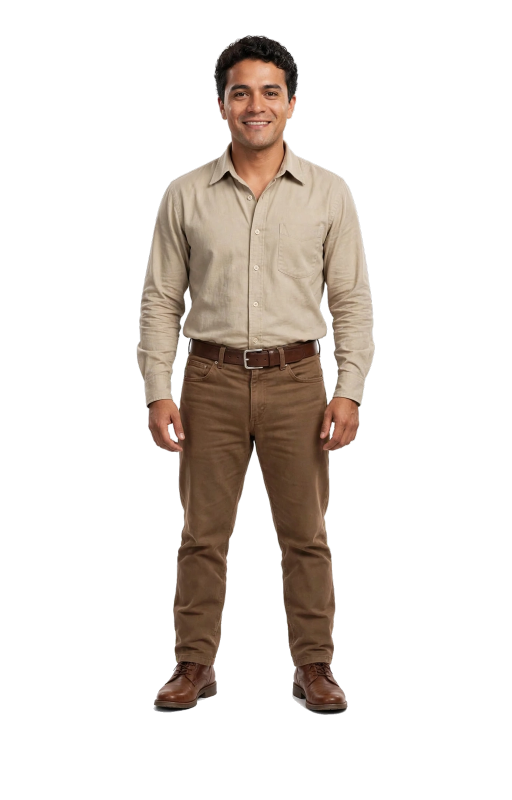
#> input picture assets/heroes/source/carlos_front.png, 1024 x 1600 px, given in place of castaneda_side.png, which was not available (shown at 1/2 size)
$ python prepare_castaneda.py
#> lines starting #> are read from the running program, lines starting #| are printed output that depends on the picture; after the words box and inside, x2 and y2 are one past the last pixel; in counts of white or black regions, pixels touching at a corner belong together; pictures that were not available may be replaced by others from this repository, and a replacement may not be noted
"""Готовит спрайты Кастанеды из исходных фото с прозрачным фоном.

Запуск: python3 tools/prepare_castaneda.py   (нужны pillow, numpy, scipy)
Исходники: assets/heroes/source/castaneda_front.png, castaneda_side.png, castaneda_guard.png, castaneda_attack.png
Результат: assets/heroes/castaneda_body.png (анфас), castaneda_side.png (профиль),\n           castaneda_guard.png (защитная стойка), castaneda_attack.png (выпад)

Фото вырезаны с пурпурного фона, и по краю остаётся розовый отлив.
Убираем его в полосе у края: если и красный, и синий каналы выше зелёного
(признак пурпурного), опускаем их к зелёному. Кожа, рубашка и брюки не страдают —
у них синий канал ниже зелёного.
"""
import os
import numpy as np
from PIL import Image
from scipy import ndimage

ROOT = os.path.join(os.path.dirname(os.path.abspath(__file__)), '..')
SRC = os.path.join(ROOT, 'assets', 'heroes', 'source')
OUT = os.path.join(ROOT, 'assets', 'heroes')
HEIGHT = 1600   # хватает с запасом для экранов высокой чёткости

def despill(im, band=6):
#> called with band = 6
    a = np.asarray(im).astype(np.float32)
    rgb, al = a[..., :3], a[..., 3]
    solid = al >= 250
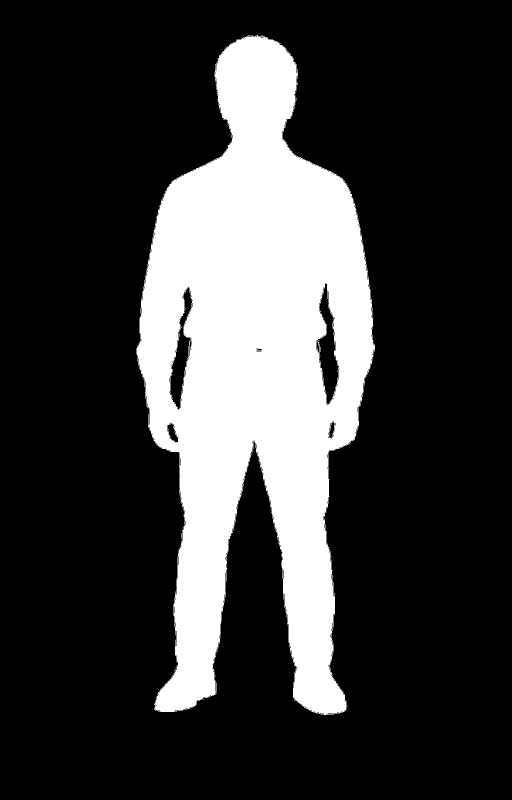
#> solid: shape (1600, 1024) bool (shown at 1/2 size); 22.7% white; 40 white regions (38 under 20 px), largest, box (x1, y1, x2, y2) and area: (273, 70, 750, 1430) 371518, (358, 953, 359, 976) 23
    near_edge = ~ndimage.binary_erosion(solid, iterations=band) & (al > 0)
#> near_edge: shape (1600, 1024) bool; 2.8% white; 6 white regions, box (x1, y1, x2, y2) and area: (273, 70, 750, 1430) 35668, (333, 567, 391, 825) 4456, (626, 561, 685, 817) 4347, (328, 839, 363, 892) 831, (651, 837, 677, 883) 715, (507, 691, 530, 709) 292
    r, g, b = rgb[..., 0], rgb[..., 1], rgb[..., 2]
    spill = np.clip(np.minimum(r, b) - g, 0, None) * near_edge
    rgb[..., 0] -= spill
    rgb[..., 2] -= spill
    # почти прозрачная «пыль» по краю — убираем совсем
    al[al < 12] = 0
#> al: shape (1600, 1024) float32; min 0, max 255, mean 58.7
    return Image.fromarray(np.dstack([np.clip(rgb, 0, 255), al]).astype(np.uint8), 'RGBA')

# Масштаб единый для всех поз: рост в профиль = HEIGHT, остальные позы — в том же масштабе,
# чтобы при смене стойки Карлос не «прыгал» в размерах.
def load(name):
    im = despill(Image.open(os.path.join(SRC, name + '.png')).convert('RGBA'))
    return im.crop(im.getchannel('A').getbbox())
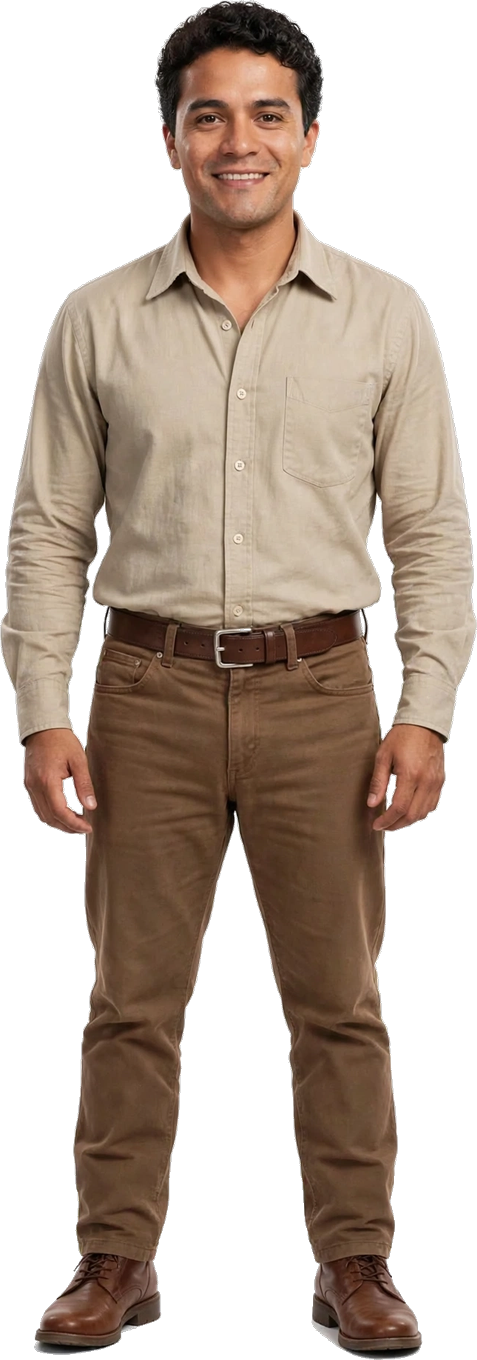
#> returned value: PIL image 477x1360 RGBA; mean R, G, B, A 82.8, 67.8, 56.3, 148.3; transparent parts drawn white

side = load('castaneda_side')
k = HEIGHT / side.height
#> k = 1.18
for src, dst, scale in [('castaneda_front', 'castaneda_body', None), ('castaneda_side', 'castaneda_side', k),
                        ('castaneda_guard', 'castaneda_guard', k), ('castaneda_attack', 'castaneda_attack', k)]:
    im = load(src)
#> call 2 of load, with name = 'castaneda_front'
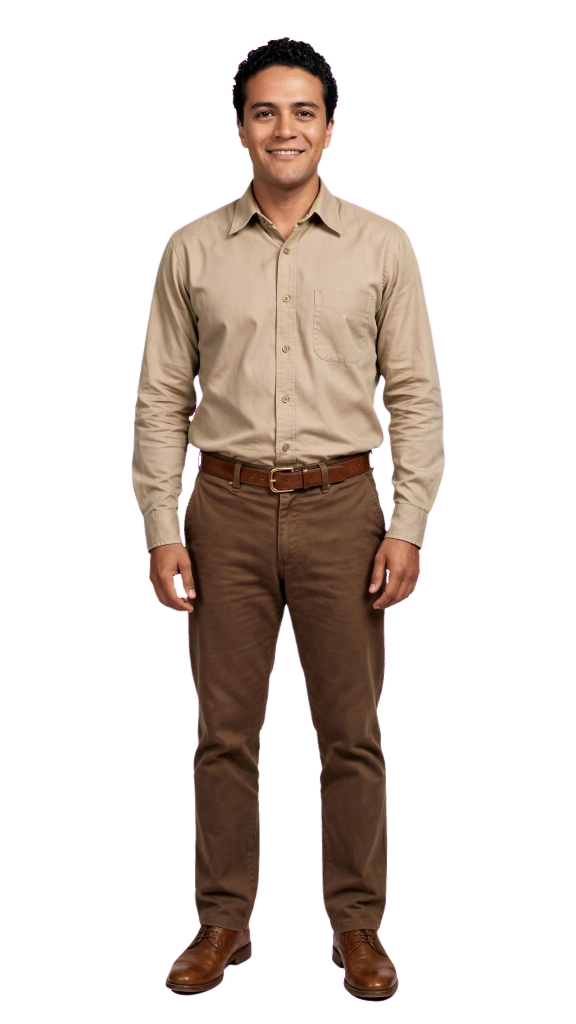
#> input picture assets/heroes/source/castaneda_front.png, 1152 x 2048 px (shown at 1/2 size)
#> call 2 of despill, with band = 6
#> in despill (call 2), `rgb, al = a[..., :3], a[..., 3]`:
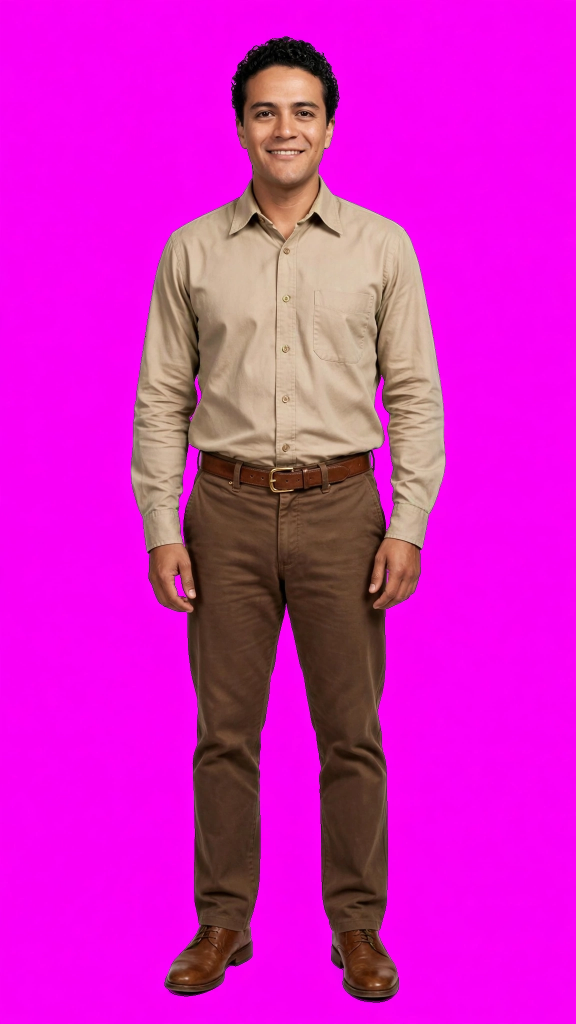
#> rgb: shape (2048, 1152, 3) float32 (shown at 1/2 size); mean R, G, B 217.2, 31.4, 200.7
#> in despill (call 2), `solid = al >= 250`: solid: shape (2048, 1152) bool; 28.8% white; 1 white region, box (x1, y1, x2, y2) and area: (266, 77, 887, 2001) 680524
#> in despill (call 2), `near_edge = ~ndimage.binary_erosion(solid, iterations=band) & (al > 0)`: near_edge: shape (2048, 1152) bool; 3.3% white; 7 white regions (1 under 20 px), largest, box (x1, y1, x2, y2) and area: (261, 72, 892, 2006) 61869, (730, 743, 798, 1069) 6773, (346, 879, 409, 1100) 4507, (370, 744, 413, 850) 1927, (339, 1140, 383, 1204) 1327, (765, 1132, 787, 1173) 515
#> in despill (call 2), `r, g, b = rgb[..., 0], rgb[..., 1], rgb[..., 2]`:
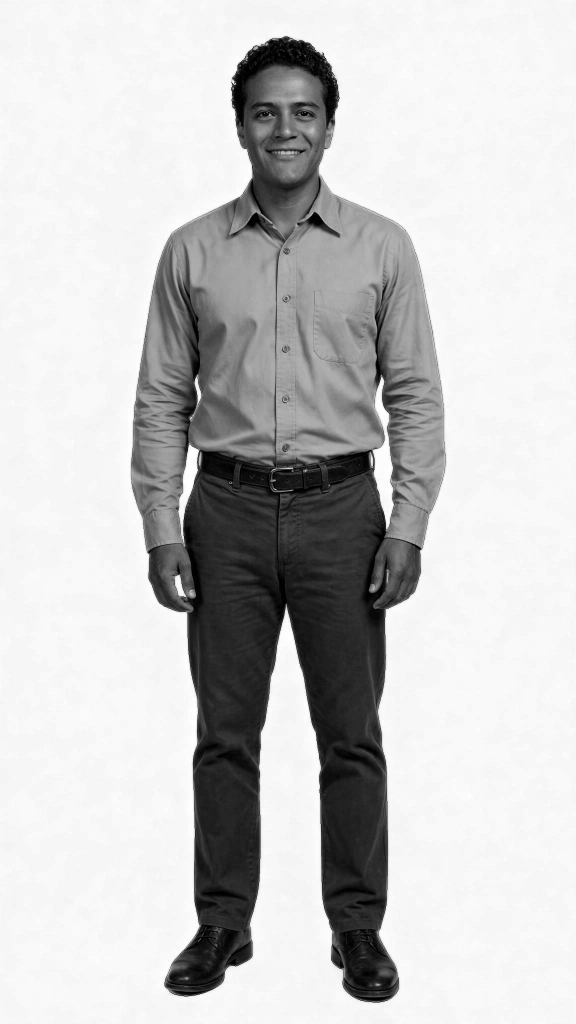
#> b: shape (2048, 1152) float32 (shown at 1/2 size); min 0, max 255, mean 197.9
#> in despill (call 2), `spill = np.clip(np.minimum(r, b) - g, 0, None) * near_edge`:
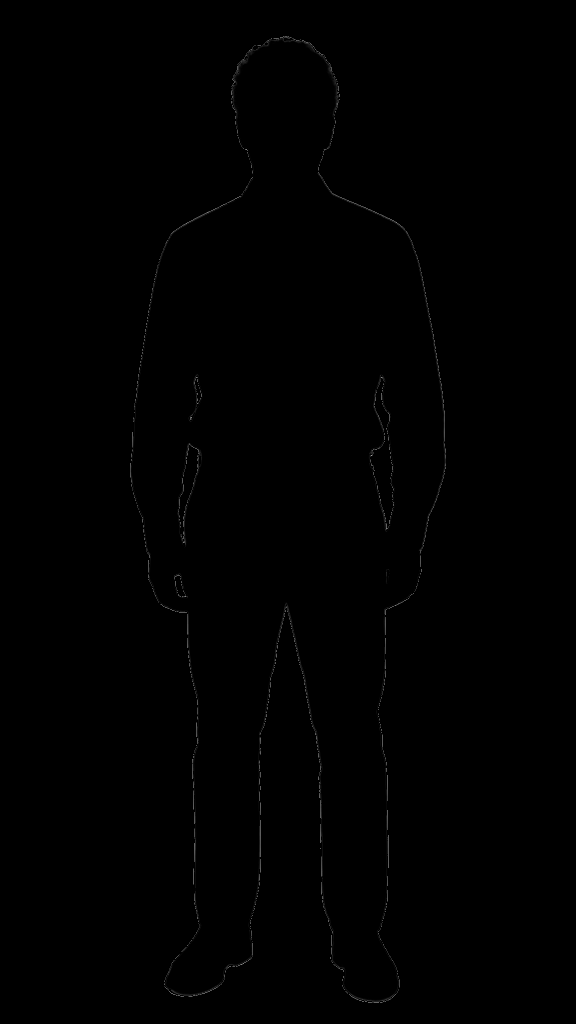
#> spill: shape (2048, 1152) float32 (shown at 1/2 size); min 0, max 204, mean 0.5
#> in despill (call 2), `al[al < 12] = 0`: al: shape (2048, 1152) float32; min 0, max 255, mean 75.2
#> in load (call 2), `return im.crop(im.getchannel('A').getbbox())`:
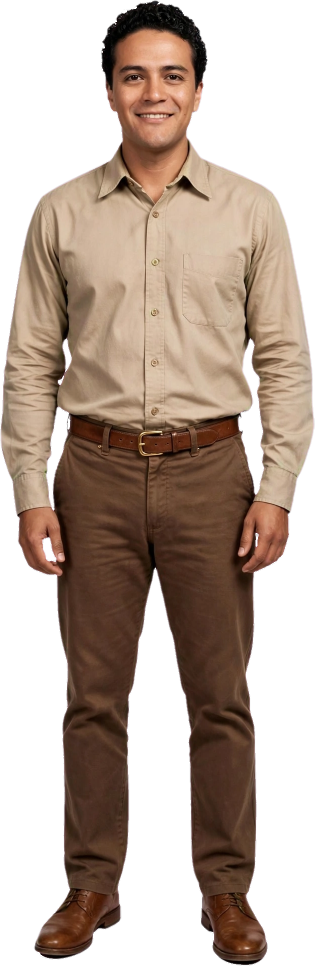
#> returned value: PIL image 629x1932 RGBA (shown at 1/2 size); mean R, G, B, A 180.4, 60.9, 150.4, 145.9; transparent parts drawn white
    f = scale if scale else HEIGHT / im.height
#> f = 0.828
    im = im.convert('RGBa').resize((round(im.width * f), round(im.height * f)), Image.LANCZOS).convert('RGBA')
    im.save(os.path.join(OUT, dst + '.png'), optimize=True)
    print(dst, im.size)
#| castaneda_body (521, 1600)
#> pass 3 of the loop `for src, dst, scale in [('castaneda_front', 'castaneda_body', None), (..`:
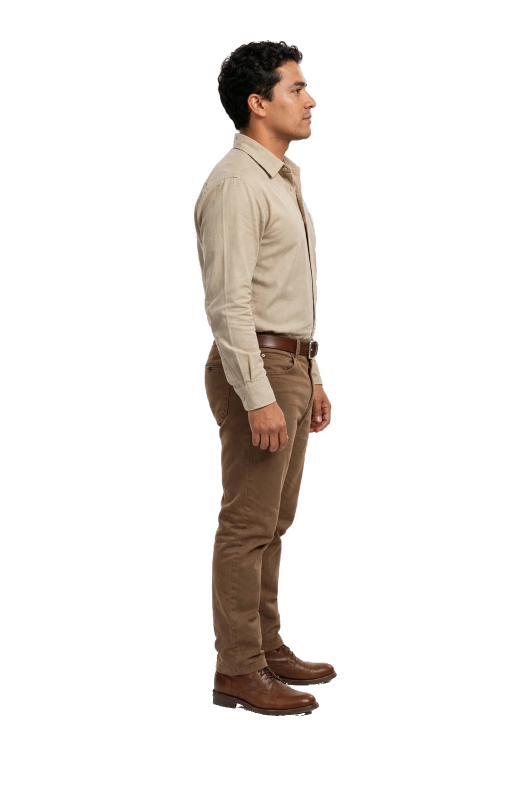
#> input picture assets/heroes/source/carlos_side.png, 1024 x 1600 px, given in place of castaneda_guard.png, which was not available (shown at 1/2 size)
#> a: shape (1600, 1024, 4) float32
#> solid: shape (1600, 1024) bool; 14.7% white; 152 white regions (149 under 20 px), largest, box (x1, y1, x2, y2) and area: (389, 80, 674, 1432) 240143, (424, 1139, 425, 1195) 56, (555, 1166, 556, 1187) 21
#> in despill (call 4), `near_edge = ~ndimage.binary_erosion(solid, iterations=band) & (al > 0)`:
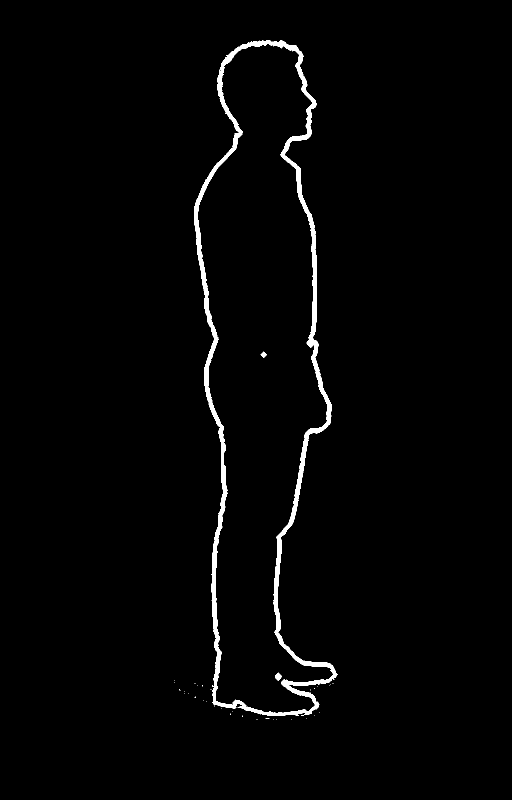
#> near_edge: shape (1600, 1024) bool (shown at 1/2 size); 1.7% white; 47 white regions (44 under 20 px), largest, box (x1, y1, x2, y2) and area: (388, 80, 674, 1432) 27390, (550, 1345, 563, 1362) 134, (521, 703, 534, 716) 84
#> r: shape (1600, 1024) float32
#> g: shape (1600, 1024) float32
#> b: shape (1600, 1024) float32
#> spill: shape (1600, 1024) float32
#> in load (call 4), `return im.crop(im.getchannel('A').getbbox())`:
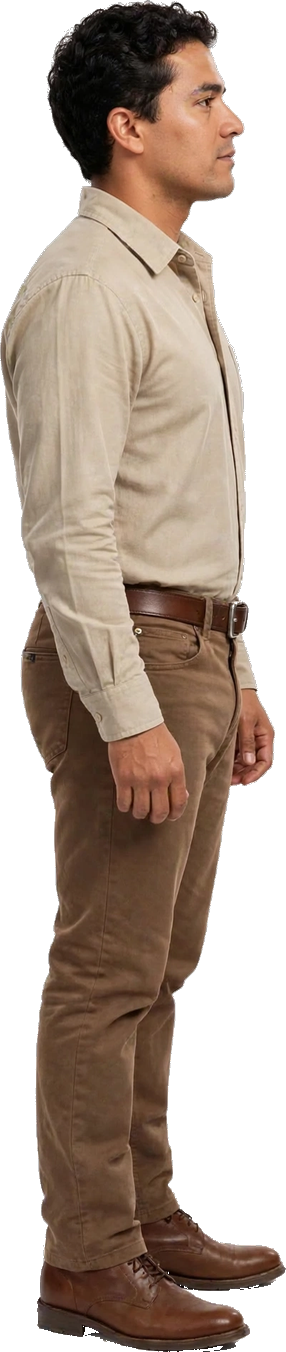
#> returned value: PIL image 286x1352 RGBA; mean R, G, B, A 86.7, 70.3, 58.3, 161.1; transparent parts drawn white
#> im: PIL image 336x1591 RGBA
#| castaneda_guard (336, 1591)
#> the loop made 4 passes; the first 3 are shown
